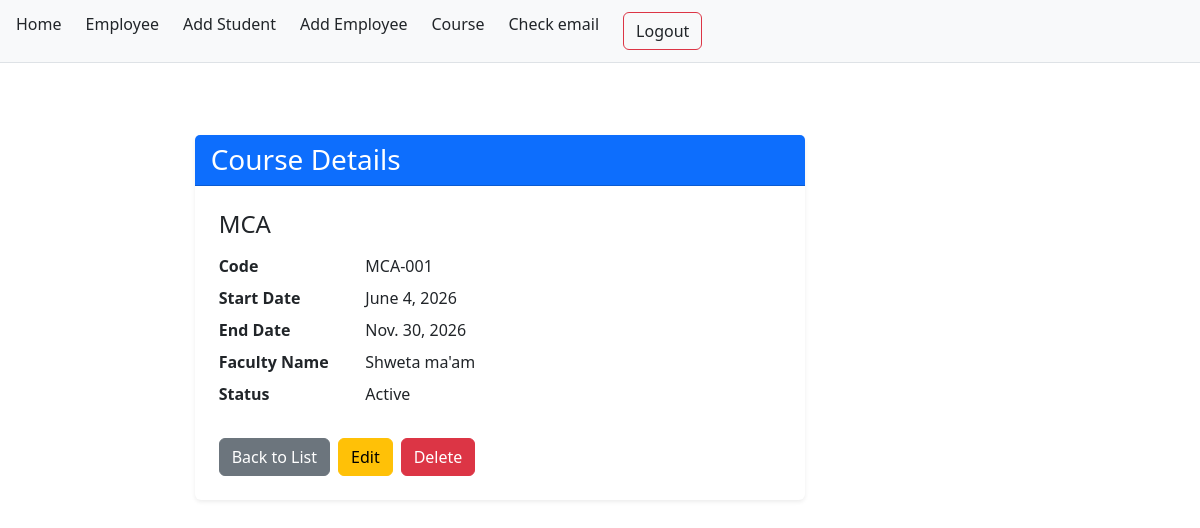
Screenshot of /course/2/ with the database file from the repository.
### student/models.py (models this page shows, shortened)
class Course(models.Model):
    c_name=models.CharField(max_length=50)
    c_code=models.CharField(max_length=20,unique=True)
    start_date=models.DateField()
    end_date=models.DateField()
    faculty_name=models.CharField(max_length=50)
    is_active=models.BooleanField(default=True)

### student/views.py (the view)
# urls.py: path('course/<int:pk>/',CourseDetailView.as_view(),name='course_detail'),
class CourseDetailView(DetailView):
    model=Course
    template_name='course_crud/course_detail.html'

### student/templates/course_crud/course_detail.html
{% extends 'base.html' %}
{% block content %}
<div class="container mt-5">
    <div class="row justify-content-center">
        <div class="col-lg-8">
            <div class="card shadow-sm border-0">
                <div class="card-header bg-primary text-white">
                    <h3 class="mb-0">Course Details</h3>
                </div>
                <div class="card-body p-4">
                    <h4 class="mb-3">{{ object.c_name }}</h4>
                    <dl class="row mb-4">
                        <dt class="col-sm-3">Code</dt>
                        <dd class="col-sm-9">{{ object.c_code }}</dd>
                        <dt class="col-sm-3">Start Date</dt>
                        <dd class="col-sm-9">{{ object.start_date }}</dd>
                        <dt class="col-sm-3">End Date</dt>
                        <dd class="col-sm-9">{{ object.end_date }}</dd>
                        <dt class="col-sm-3">Faculty Name</dt>
                        <dd class="col-sm-9">{{ object.faculty_name }}</dd>
                        <dt class="col-sm-3">Status</dt>
                        <dd class="col-sm-9">{% if object.is_active %}Active{% else %}Inactive{% endif %}</dd>
                    </dl>
                    <div class="d-flex gap-2">
                        <a href="{% url 'course_list' %}" class="btn btn-secondary">Back to List</a>
                        <a href="{% url 'course_edit' object.pk %}" class="btn btn-warning">Edit</a>
                        <a href="{% url 'course_delete' object.pk %}" class="btn btn-danger">Delete</a>
                    </div>
                </div>
            </div>
        </div>
    </div>
</div>
{% endblock %}

### student/templates/base.html (style rules this page uses)
body { margin: 0; }

### rows the page displays
Course: c_name "MCA", c_code "MCA-001", start_date "June 4, 2026", end_date "Nov. 30, 2026", faculty_name "Shweta ma'am"
